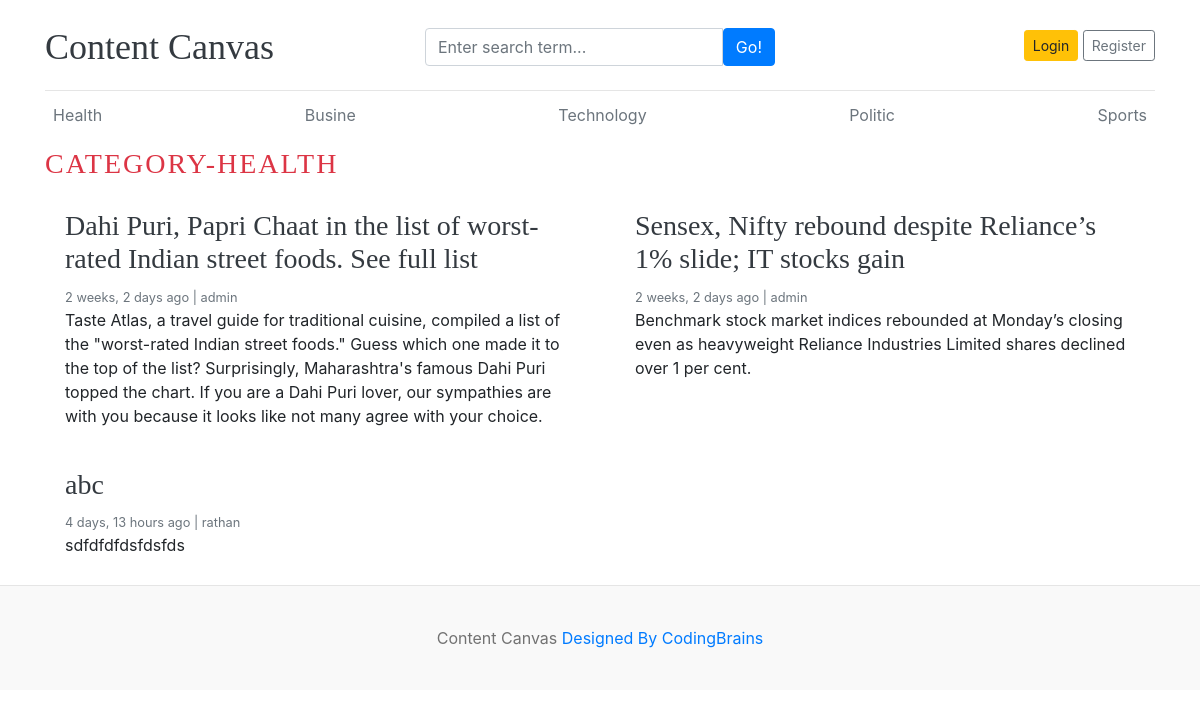
The app's page /category/4/ with its own data.
### blog/models.py (models this page shows, shortened)
class Category(models.Model):
    category_name=models.CharField(max_length=50,unique=True)
    created_at=models.DateTimeField(auto_now_add=True)
    updated_at=models.DateTimeField(auto_now=True)
    class Meta:
        verbose_name_plural='categories'
    def __str__(self):
        return self.category_name

class Blog(models.Model):
    title=models.CharField(max_length=100)
    slug=models.SlugField(max_length=100)
    category=models.ForeignKey(Category,on_delete=models.CASCADE)
    author=models.ForeignKey(User,on_delete=models.CASCADE)
    featured_image=models.ImageField(upload_to='uploads/%y/%m/%d')
    short_description=models.TextField(max_length=500,default=None)
    blog_body=models.TextField(max_length=2000)
    status=models.CharField(max_length=20,choices=STATUS_CHOICES,default="Draft")
    is_featured=models.BooleanField(default=True)
    created_at=models.DateTimeField(auto_now_add=True)
    updated_at=models.DateTimeField(auto_now=True)

### blog/views.py (the view)
# urls.py: path('<int:category_id>/',views.posts_by_category,name='posts_by_category')
def posts_by_category(request,category_id):
    posts=Blog.objects.filter(status='Published',category=category_id)
    try:
      category=Category.objects.get(pk=category_id)
    except:
       return redirect('home')
    context={
        'posts':posts,
        'category':category
    }
    return render(request,'posts_by_category.html',context)

### blog/context_processors.py (called while the page is built)
def get_categories(request):
    categories=Category.objects.all()
    return dict(categories=categories)

def get_social_links(request):
    social_links=SocialLink.objects.all()
    return dict(social_links=social_links)

### templates/posts_by_category.html (shortened to what this page needs)
{% extends "base.html" %}
{% block content %}
  <h3 class="text-uppercase text-danger" style="letter-spacing:2px;">Category-{{category}}</h3>
  <div class="row mb-2">
    {% if posts %}
    {% for post in posts  %}
    <div class="col-md-6">
      <div class="card border-0" >
        <div class="card-body">
          <h3><a href="{% url 'blogs' post.slug %}" class="text-dark">{{post.title}}</a></h3>
          <small class="mb-1 text-muted">{{post.created_at | timesince}} ago | {{post.author}}</small>
          <p class="card-text">{{post.short_description}}</p>
        </div>
      </div>
    </div>
    {% endfor %}
    {% else %}
    <p> No Posts Found </p>
    {% endif %}
  </div>
</div>
{% endblock %}

### templates/base.html (shortened to what this page needs)
{% load static %}
<!DOCTYPE html>
<html lang="en">
<head>
    <link href="https://getbootstrap.com/docs/4.0/dist/css/bootstrap.min.css" rel="stylesheet">
    <link href="{% static 'css/cc.css' %}" rel="stylesheet">
    <link rel="stylesheet" href="https://cdnjs.cloudflare.com/ajax/libs/font-awesome/4.7.0/css/font-awesome.min.css">
  </head>
<body>
    <div class="container">
      <header class="blog-header py-3">
        <div class="row flex-nowrap justify-content-between align-items-center">
          <div class="col-4 pt-1">
            <a class="blog-header-logo text-dark" href="/">Content Canvas</a>
          </div>
          <div class="col-4 pt-1">
                <form action={% url "search" %} method="GET">
                <div class="input-group">
                    <input class="form-control" type="text" name="keyword" value="{{keyword}}" placeholder="Enter search term..." aria-label="Enter search term..." aria-describedby="button-search" />
                    <button type="submit" class="btn btn-primary" id="button-search" type="button">Go!</button>
                </div>
              </form>
          </div>
          {% if not user.is_authenticated %}
          <div class="col-4 d-flex justify-content-end align-items-center">
            <a class="btn btn-sm btn-warning" href="{% url 'login' %}">Login</a> &nbsp;
            <a class="btn btn-sm btn-outline-secondary" href="{% url 'register' %}">Register</a>
          </div>
          {% else %}
          <span><a href="{% url 'dashboard' %}">Dashboard</a> <span>
          <span><a href="{% url 'logout' %}"> Logout</a></span>
          {% endif %}
        </div>
      </header>
      <div class="nav-scroller py-1 mb-2">
        <nav class="nav d-flex justify-content-between">
          {% for cat in categories %}
          <a class="p-2 text-muted" href="{% url 'posts_by_category' cat.id %}">{{cat.category_name}}</a>
          {% endfor %}
        </nav>
      </div>
{% block content %}
{% endblock  %}
<footer class="blog-footer">
    <p>Content Canvas  <a href="#">Designed By CodingBrains</a></p>
  </footer>
  </body>
  </html>

### contentcanvas/static/css/cc.css (style rules this page uses)
.blog-header { border-bottom: 1px solid #e5e5e5; }
.blog-header-logo { font-family: "Playfair Display", Georgia, "Times New Roman", serif; font-size: 2.25rem; }
h1, h2, h3, h4, h5, h6 { font-family: "Playfair Display", Georgia, "Times New Roman", serif; }
.blog-footer { padding: 2.5rem 0; color: #727272; text-align: center; background-color: #f9f9f9; border-top: .05rem solid #e5e5e5; }
.blog-footer p:last-child { margin-bottom: 0; }

### records on screen
Category: category_name "Health", category_name "HEALTH"
Category: category_name "Busine"
Category: category_name "Technology"
Category: category_name "Politic"
Category: category_name "Sports"
Blog: title "Dahi Puri, Papri Chaat in the list of worst-rated Indian street foods. See full list", created_at "2 weeks, 2 days", author "admin", short_description "Taste Atlas, a travel guide for traditional cuisine, compiled a list of the \"worst-rated Indian street foods.\" Guess which one made it to the top of the list? Surprisingly, Maharashtra's famous Dahi Puri topped the chart. If you are a Dahi Puri lover, our sympathies are with you because it looks like not many agree with your choice."
Blog: title "Sensex, Nifty rebound despite Reliance’s 1% slide; IT stocks gain", created_at "2 weeks, 2 days", author "admin", short_description "Benchmark stock market indices rebounded at Monday’s closing even as heavyweight Reliance Industries Limited shares declined over 1 per cent."
Blog: title "abc", created_at "4 days, 13 hours", author "rathan", short_description "sdfdfdfdsfdsfds"
